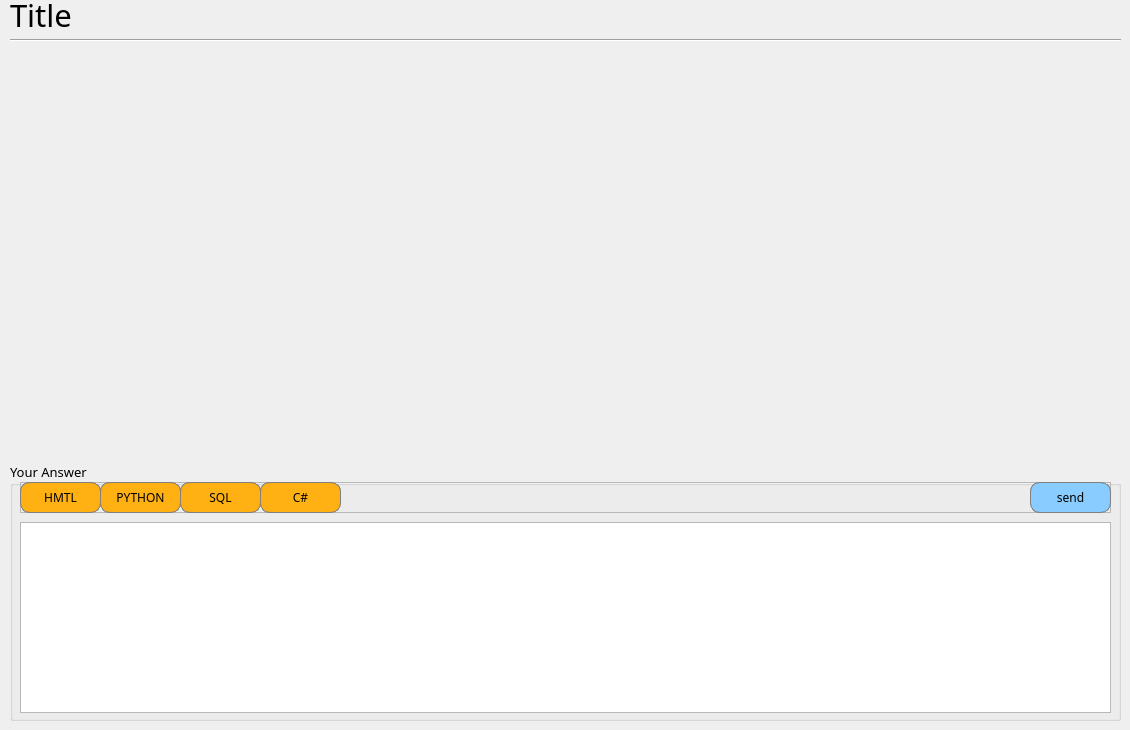
   <widget class="QWidget" name="board">
    <widget class="QWidget" name="layoutWidget_4">
     <property name="geometry">
      <rect>
       <x>10</x>
       <y>50</y>
       <width>1111</width>
       <height>671</height>
      </rect>
     </property>
     <layout class="QVBoxLayout" name="verticalLayout_13">
      <item>
       <layout class="QVBoxLayout" name="code_vlayout">
        <property name="spacing">
         <number>0</number>
        </property>
       </layout>
      </item>
      <item>
       <spacer name="verticalSpacer_3">
        <property name="orientation">
         <enum>Qt::Vertical</enum>
        </property>
        <property name="sizeHint" stdset="0">
         <size>
          <width>1088</width>
          <height>268</height>
         </size>
        </property>
       </spacer>
      </item>
      <item>
       <widget class="QGroupBox" name="groupBox_4">
        <property name="sizePolicy">
         <sizepolicy hsizetype="Minimum" vsizetype="Minimum">
          <horstretch>0</horstretch>
          <verstretch>0</verstretch>
         </sizepolicy>
        </property>
        <property name="minimumSize">
         <size>
          <width>0</width>
          <height>259</height>
         </size>
        </property>
        <property name="font">
         <font>
          <family>평창체 Regular</family>
          <pointsize>10</pointsize>
         </font>
        </property>
        <property name="title">
         <string>Your Answer</string>
        </property>
        <widget class="QTextEdit" name="ted_code">
         <property name="geometry">
          <rect>
           <x>10</x>
           <y>60</y>
           <width>1091</width>
           <height>191</height>
          </rect>
         </property>
        </widget>
        <widget class="QFrame" name="frame">
         <property name="geometry">
          <rect>
           <x>10</x>
           <y>20</y>
           <width>1091</width>
           <height>31</height>
          </rect>
         </property>
         <property name="frameShape">
          <enum>QFrame::StyledPanel</enum>
         </property>
         <property name="frameShadow">
          <enum>QFrame::Raised</enum>
         </property>
         <widget class="QWidget" name="widget" native="true">
          <property name="geometry">
           <rect>
            <x>0</x>
            <y>0</y>
            <width>81</width>
            <height>31</height>
           </rect>
          </property>
          <property name="styleSheet">
           <string notr="true">border : 1px solid gray;
border-radius:10px;
padding:5px;</string>
          </property>
          <widget class="QPushButton" name="btn_html">
           <property name="geometry">
            <rect>
             <x>0</x>
             <y>0</y>
             <width>81</width>
             <height>31</height>
            </rect>
           </property>
           <property name="font">
            <font>
             <family>평창체 Regular</family>
            </font>
           </property>
           <property name="styleSheet">
            <string notr="true">background-color: rgb(255, 177, 19);</string>
           </property>
           <property name="text">
            <string>HMTL</string>
           </property>
          </widget>
         </widget>
         <widget class="QWidget" name="widget_2" native="true">
          <property name="geometry">
           <rect>
            <x>80</x>
            <y>0</y>
            <width>81</width>
            <height>31</height>
           </rect>
          </property>
          <property name="styleSheet">
           <string notr="true">border : 1px solid gray;
border-radius:10px;
padding:5px;</string>
          </property>
          <widget class="QPushButton" name="btn_python">
           <property name="geometry">
            <rect>
             <x>0</x>
             <y>0</y>
             <width>81</width>
             <height>31</height>
            </rect>
           </property>
           <property name="font">
            <font>
             <family>평창체 Regular</family>
            </font>
           </property>
           <property name="styleSheet">
            <string notr="true">background-color: rgb(255, 177, 19);</string>
           </property>
           <property name="text">
            <string>PYTHON</string>
           </property>
          </widget>
         </widget>
         <widget class="QWidget" name="widget_3" native="true">
          <property name="geometry">
           <rect>
            <x>160</x>
            <y>0</y>
            <width>81</width>
            <height>31</height>
           </rect>
          </property>
          <property name="styleSheet">
           <string notr="true">border : 1px solid gray;
border-radius:10px;
padding:5px;</string>
          </property>
          <widget class="QPushButton" name="btn_sql">
           <property name="geometry">
            <rect>
             <x>0</x>
             <y>0</y>
             <width>81</width>
             <height>31</height>
            </rect>
           </property>
           <property name="font">
            <font>
             <family>평창체 Regular</family>
            </font>
           </property>
           <property name="styleSheet">
            <string notr="true">background-color: rgb(255, 177, 19);</string>
           </property>
           <property name="text">
            <string>SQL</string>
           </property>
          </widget>
         </widget>
         <widget class="QWidget" name="widget_5" native="true">
          <property name="geometry">
           <rect>
            <x>240</x>
            <y>0</y>
            <width>81</width>
            <height>31</height>
           </rect>
          </property>
          <property name="styleSheet">
           <string notr="true">border : 1px solid gray;
border-radius:10px;
padding:5px;</string>
          </property>
          <widget class="QPushButton" name="btn_c">
           <property name="geometry">
            <rect>
             <x>0</x>
             <y>0</y>
             <width>81</width>
             <height>31</height>
            </rect>
           </property>
           <property name="font">
            <font>
             <family>평창체 Regular</family>
            </font>
           </property>
           <property name="styleSheet">
            <string notr="true">background-color: rgb(255, 177, 19);</string>
           </property>
           <property name="text">
            <string>C#</string>
           </property>
          </widget>
         </widget>
         <widget class="QWidget" name="widget_13" native="true">
          <property name="geometry">
           <rect>
            <x>1010</x>
            <y>0</y>
            <width>81</width>
            <height>31</height>
           </rect>
          </property>
          <property name="styleSheet">
           <string notr="true">border : 1px solid gray;
border-radius:10px;
padding:5px;</string>
          </property>
          <widget class="QPushButton" name="btn_comm_send">
           <property name="geometry">
            <rect>
             <x>0</x>
             <y>0</y>
             <width>81</width>
             <height>31</height>
            </rect>
           </property>
           <property name="font">
            <font>
             <family>평창체 Regular</family>
            </font>
           </property>
           <property name="styleSheet">
            <string notr="true">background-color: rgb(137, 204, 255);</string>
           </property>
           <property name="text">
            <string>send</string>
           </property>
          </widget>
         </widget>
        </widget>
       </widget>
      </item>
     </layout>
    </widget>
    <widget class="Line" name="line">
     <property name="geometry">
      <rect>
       <x>10</x>
       <y>30</y>
       <width>1111</width>
       <height>21</height>
      </rect>
     </property>
     <property name="orientation">
      <enum>Qt::Horizontal</enum>
     </property>
    </widget>
    <widget class="QLabel" name="lb_title">
     <property name="geometry">
      <rect>
       <x>10</x>
       <y>0</y>
       <width>1109</width>
       <height>30</height>
      </rect>
     </property>
     <property name="sizePolicy">
      <sizepolicy hsizetype="Minimum" vsizetype="Preferred">
       <horstretch>0</horstretch>
       <verstretch>0</verstretch>
      </sizepolicy>
     </property>
     <property name="minimumSize">
      <size>
       <width>0</width>
       <height>30</height>
      </size>
     </property>
     <property name="font">
      <font>
       <family>평창체 Regular</family>
       <pointsize>23</pointsize>
      </font>
     </property>
     <property name="text">
      <string>Title</string>
     </property>
    </widget>
   </widget>
